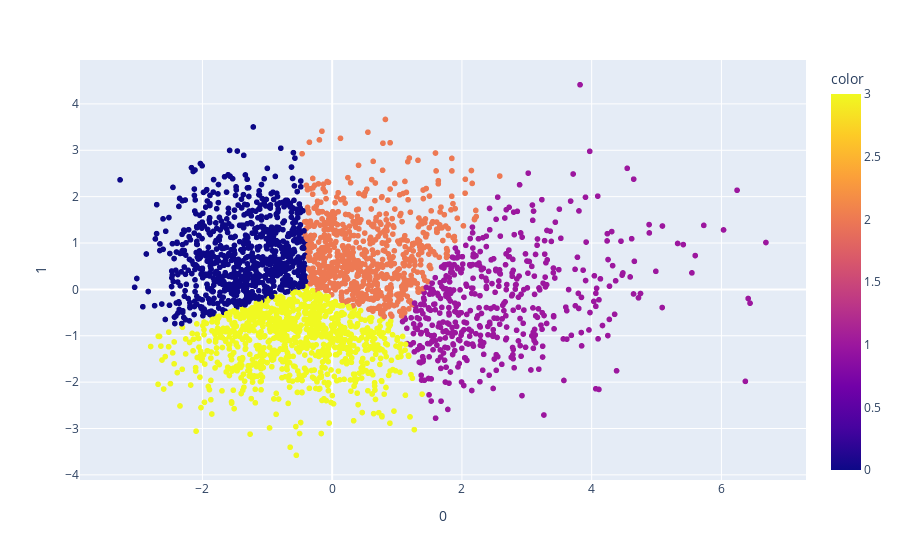

The notebook cell saved with this chart:
### Code cell
labels = KMeans(4, random_state=0).fit_predict(components)

fig = px.scatter(components, x=0, y=1, color=labels)
fig.show()

### Figure 1 — Plotly figure (JSON) as saved in the notebook; plotly's stock layout.template omitted (floating-point values rounded to 4 significant figures; data arrays with more than 128 entries replaced by an {"elided": "..."} marker saying what was removed)
{"data": [{"hovertemplate": "0=%{x}<br>1=%{y}<br>color=%{marker.color}<extra></extra>", "legendgroup": "", "marker": {"color": {"elided": "2931 int values"}, "coloraxis": "coloraxis", "symbol": "circle"}, "mode": "markers", "name": "", "showlegend": false, "type": "scattergl", "x": {"elided": "2931 float values"}, "xaxis": "x", "y": {"elided": "2931 float values"}, "yaxis": "y"}], "layout": {"coloraxis": {"colorbar": {"title": {"text": "color"}}, "colorscale": [[0, "#0d0887"], [0.1111, "#46039f"], [0.2222, "#7201a8"], [0.3333, "#9c179e"], [0.4444, "#bd3786"], [0.5556, "#d8576b"], [0.6667, "#ed7953"], [0.7778, "#fb9f3a"], [0.8889, "#fdca26"], [1, "#f0f921"]]}, "legend": {"tracegroupgap": 0}, "margin": {"t": 60}, "xaxis": {"anchor": "y", "domain": [0, 1], "title": {"text": "0"}}, "yaxis": {"anchor": "x", "domain": [0, 1], "title": {"text": "1"}}}}
